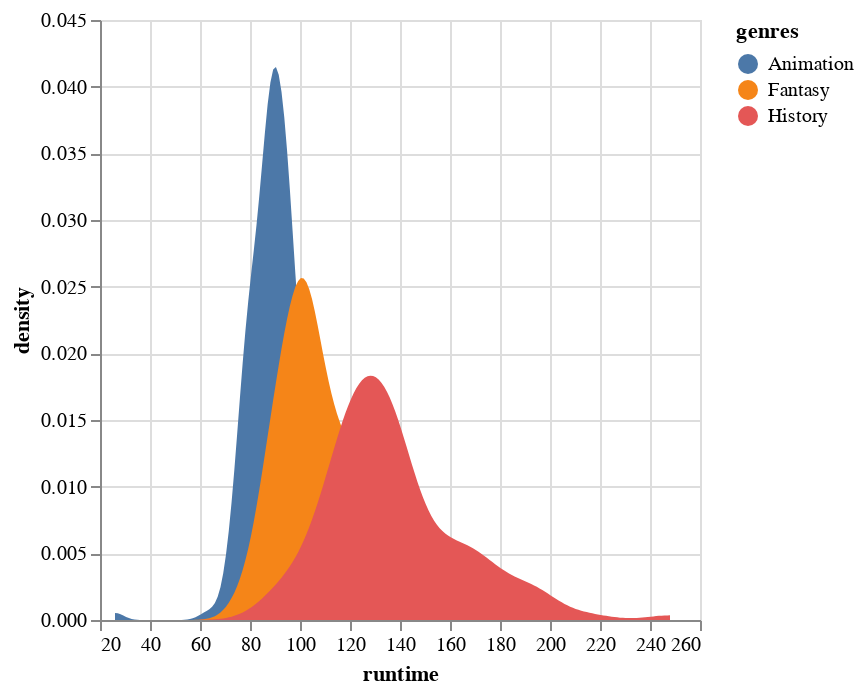

Notebook code cell kept with this figure:
### Markdown cell above
In the above,
we need to use `':Q'` to indicate that the density is numeric 
since it is not part of the dataframe,
so Altair cannot use the pandas data types to figure out that it is numeric.
You can control the width of the kernels via the `bandwidth` parameter,
but the default is a suitable choice in most cases.

If we want to color by a categorical variable,
we need to add an explicit `groupby` 
when calculating the density also,
so that there is one density calculation
per color variable (`genres` in this case).

### Code cell
boom_genres = movies.explode('genres')
alt.Chart(boom_genres).transform_density(
     'runtime',
     groupby=['genres'],
     as_=['runtime', 'density']
).mark_area().encode(
     x='runtime',
     y=alt.Y('density:Q').stack(False),
     color='genres'
)

### Figure 1 — Vega specification as saved in the notebook (floating-point values rounded to 4 significant figures; data arrays with more than 128 entries replaced by an {"elided": "..."} marker saying what was removed)
{"$schema": "https://vega.github.io/schema/vega/v5.json", "data": [{"name": "_server_source_0", "values": {"elided": "737 records"}}, {"name": "source_0", "source": "_server_source_0", "transform": [{"type": "kde", "groupby": ["genres"], "as": ["runtime", "density"], "resolve": "shared", "field": "runtime"}]}, {"name": "source_0_x_domain_runtime", "source": "source_0", "transform": [{"type": "formula", "expr": "+datum['runtime']", "as": "runtime"}, {"type": "aggregate", "groupby": [], "fields": ["runtime", "runtime"], "ops": ["min", "max"], "as": ["min", "max"]}]}, {"name": "source_0_y_domain_density", "source": "source_0", "transform": [{"type": "formula", "expr": "+datum['density']", "as": "density"}, {"type": "aggregate", "groupby": [], "fields": ["density", "density"], "ops": ["min", "max"], "as": ["min", "max"]}]}, {"name": "source_0_color_domain_genres", "source": "source_0", "transform": [{"type": "aggregate", "groupby": ["genres"], "fields": [], "ops": [], "as": []}, {"type": "formula", "expr": "datum['genres']", "as": "sort_field"}, {"type": "project", "fields": ["genres"]}]}], "marks": [{"type": "group", "name": "pathgroup", "from": {"facet": {"data": "source_0", "name": "faceted_path_main", "groupby": ["genres"]}}, "encode": {"update": {"width": {"field": {"signal": null, "datum": null, "group": "width", "parent": null}}, "height": {"field": {"signal": null, "datum": null, "group": "height", "parent": null}}}}, "marks": [{"type": "area", "name": "marks", "from": {"data": "faceted_path_main"}, "sort": {"field": "x"}, "encode": {"update": {"y": {"field": "density", "scale": "y"}, "orient": {"value": "vertical"}, "fill": {"field": "genres", "scale": "color"}, "y2": {"value": 0, "scale": "y"}, "defined": {"signal": "isValid(datum[\"runtime\"]) && isFinite(+datum[\"runtime\"]) && isValid(datum[\"density\"]) && isFinite(+datum[\"density\"])"}, "x": {"field": "runtime", "scale": "x"}}}, "style": ["area"]}]}], "scales": [{"name": "x", "type": "linear", "domain": [{"signal": "(data(\"source_0_x_domain_runtime\")[0] || {}).min"}, {"signal": "(data(\"source_0_x_domain_runtime\")[0] || {}).max"}], "range": [0, {"signal": "width"}], "zero": false, "nice": true}, {"name": "y", "type": "linear", "domain": [{"signal": "(data(\"source_0_y_domain_density\")[0] || {}).min"}, {"signal": "(data(\"source_0_y_domain_density\")[0] || {}).max"}], "range": [{"signal": "height"}, 0], "nice": true, "zero": true}, {"name": "color", "type": "ordinal", "domain": {"data": "source_0_color_domain_genres", "field": "genres", "sort": true}, "range": "category"}], "axes": [{"scale": "x", "grid": true, "zindex": 0, "orient": "bottom", "labels": false, "aria": false, "gridScale": "y", "domain": false, "tickCount": {"signal": "ceil(width/40)"}, "maxExtent": 0, "minExtent": 0, "ticks": false}, {"scale": "y", "grid": true, "ticks": false, "tickCount": {"signal": "ceil(height/40)"}, "maxExtent": 0, "zindex": 0, "orient": "left", "domain": false, "aria": false, "minExtent": 0, "gridScale": "x", "labels": false}, {"scale": "x", "zindex": 0, "labelOverlap": true, "orient": "bottom", "title": "runtime", "grid": false, "labelFlush": true, "tickCount": {"signal": "ceil(width/40)"}}, {"scale": "y", "tickCount": {"signal": "ceil(height/40)"}, "grid": false, "title": "density", "zindex": 0, "orient": "left", "labelOverlap": true}], "background": "white", "height": 300, "width": 300, "style": "cell", "legends": [{"fill": "color", "symbolType": "circle", "title": "genres"}], "padding": 5}
